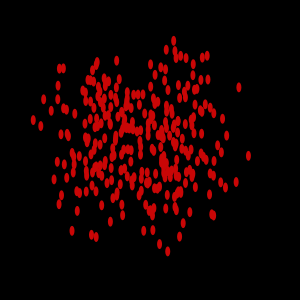
Frame 1 (no input)
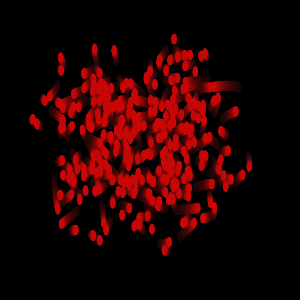
Frame 60 (the mouse pressed at the canvas centre just before this capture)
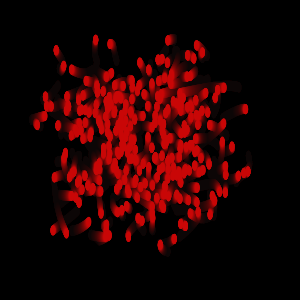
Frame 120 (the mouse held since frame 60 and released just before this capture)

The Processing sketch that drew these frames (run headless with seeded random() and noise(); from frame 60 on, the mouse is pressed at the canvas centre):

// Processing sketch: sketch_201125a
// ── sketch_201125a.pde
int x = (int) random( 300);
int y = (int) random(300);

public void setup() {
  
  size(300,300);
    background(#000000);
  
}

public void draw() {
  
  makeMagical();
  
  for(int i = 0; i<300; i++){
    fill(#C90606);
    ellipse(getWormX(i),getWormY(i),5,10);
  }
  
  float frequency = .001;
    float noiseInterval = PI;

}

float frequency = .001;
    float noiseInterval = PI;

    void makeMagical() {
        fill( 0, 0, 0, 10 );
        rect(0, 0, width, height);
        noStroke();
    }

    float getWormX(int i) {
        return map(noise(i*noiseInterval + frameCount * frequency), 0, 1, 0, width);
    }

    float getWormY(int i) {
        return map(noise(i*noiseInterval+1 + frameCount * frequency), 0, 1, 0, height);
    }
